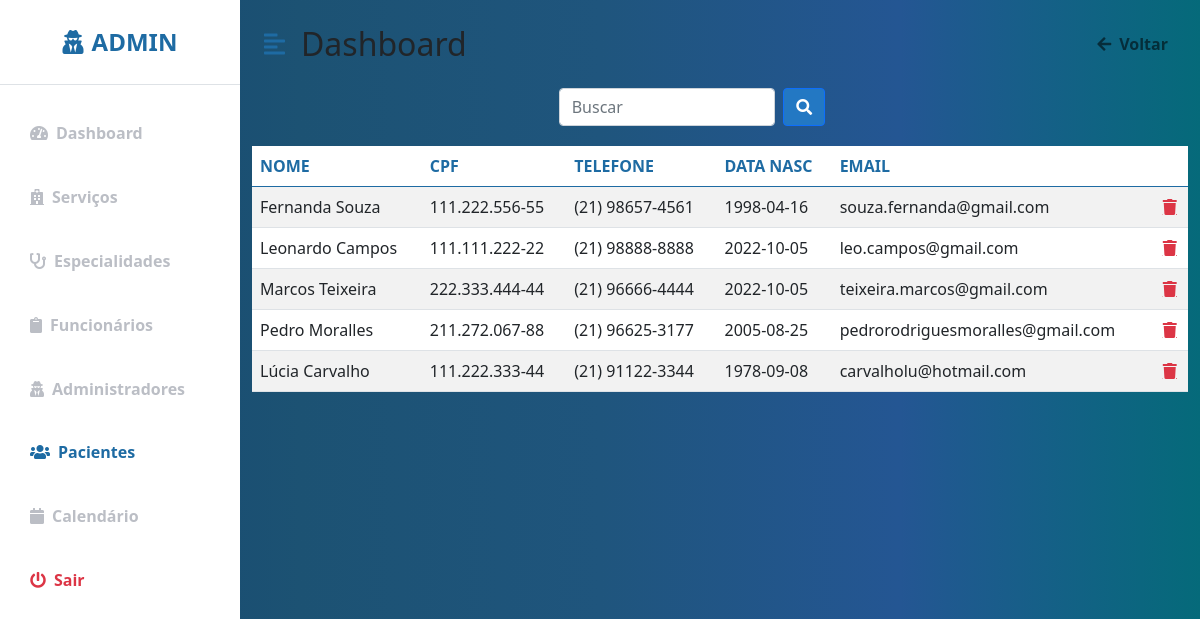
The page /Clinica_Manoel_Gomes/clientes.php (signed in) on the database as committed earlier.
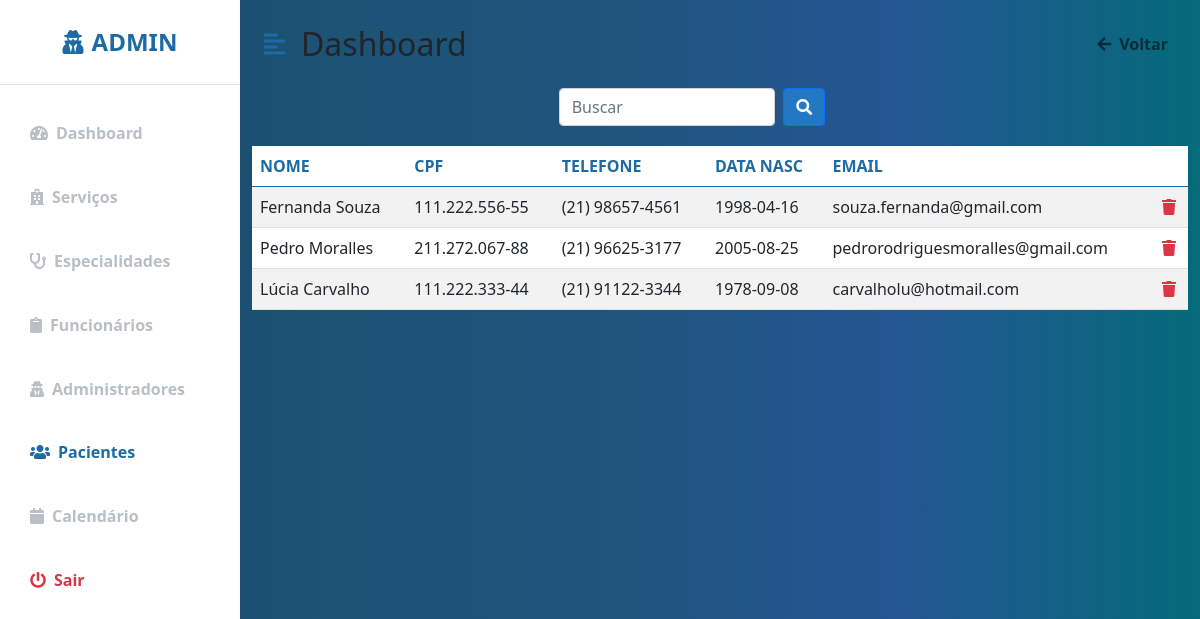
The same page on the database as committed later.
### tables this page shows
CREATE TABLE IF NOT EXISTS `paciente` (
  `cod_paciente` int(11) NOT NULL AUTO_INCREMENT,
  `nome` varchar(30) NOT NULL,
  `cpf` varchar(20) NOT NULL,
  `data_nasc` varchar(10) NOT NULL,
  `telefone` varchar(20) NOT NULL,
  `email` varchar(40) NOT NULL,
  `senha` varchar(250) NOT NULL,
  PRIMARY KEY (`cod_paciente`)
);

### Clinica_Manoel_Gomes/clientes.php (the view, shortened to what the changed rows need)
<?php
include "conecta_mysql.inc";
?>
<!DOCTYPE html>
<html lang="en">
<head>
    <link href="https://cdn.jsdelivr.net/npm/bootstrap@5.0.0-beta3/dist/css/bootstrap.min.css" rel="stylesheet" />
    <link rel="stylesheet" href="https://cdnjs.cloudflare.com/ajax/libs/font-awesome/5.15.3/css/all.min.css" />
    <link rel="stylesheet" href="_css/perfil.css" />
</head>
<body>
<div class="d-flex" id="wrapper">
        <div id="page-content-wrapper">
            <nav class="navbar navbar-expand-lg navbar-light bg-transparent py-4 px-4">
                <div class="d-flex align-items-center">
                    <h2 class="fs-2 m-0">Dashboard</h2>
                </div>
            </nav>
            <div class="block">
                <section class="intro">
                    <div class="gradient-custom-1 h-100">
                        <div class="mask d-flex align-items-center h-100">
                        <div class="container">
                            <div class="row justify-content-center">
                            <div class="col-12">
                                <div class="table-responsive bg-white">
                                <table class="table mb-0  table-striped ">
                                    <thead class="color">
                                    <tr>
                                        <th scope="col">NOME</th>
                                        <th scope="col">CPF</th>
                                        <th scope="col">TELEFONE</th>
                                        <th scope="col">DATA NASC</th>
                                        <th scope="col">EMAIL</th>
                                        <th scope="col">  </th>
                                    </tr>
                                    </thead>
                                    <tbody>
                                    <?php
                                        $sql= "SELECT * FROM paciente";
                                        $res= mysqli_query($mysqli,$sql);
                                        $linhas= mysqli_num_rows($res);
                                        for ($i = 0; $i < $linhas; $i++){
                                            $paciente = mysqli_fetch_array ($res);
                                            echo"
                                            <tr>
                                            <td>".$paciente['nome']."</td>
                                            <td>".$paciente['cpf']."</td>
                                            <td>".$paciente['telefone']."</td>
                                            <td>".$paciente['data_nasc']."</td>
                                            <td>".$paciente['email']."</td>
                                            <td><a href='excluir_paciente.php?cod_paciente=".$paciente["cod_paciente"]."' class='fas fa-trash text-danger'></a></td>
                                            </tr>";
                                        }
                                    ?>
                                    </tbody>
                                </table>
                                </div>
                            </div>
                            </div>
                        </div>
                        </div>
                    </div>
                 </section>
                </div>
    </div>
</body>
</html>

Rows that differ between the two databases and show on the page:
removed paciente: nome "Leonardo Campos", cpf "111.111.222-22", telefone "(21) 98888-8888", data_nasc "2022-10-05", email "leo.campos@gmail.com"
removed paciente: nome "Marcos Teixeira", cpf "222.333.444-44", telefone "(21) 96666-4444", data_nasc "2022-10-05", email "teixeira.marcos@gmail.com"
